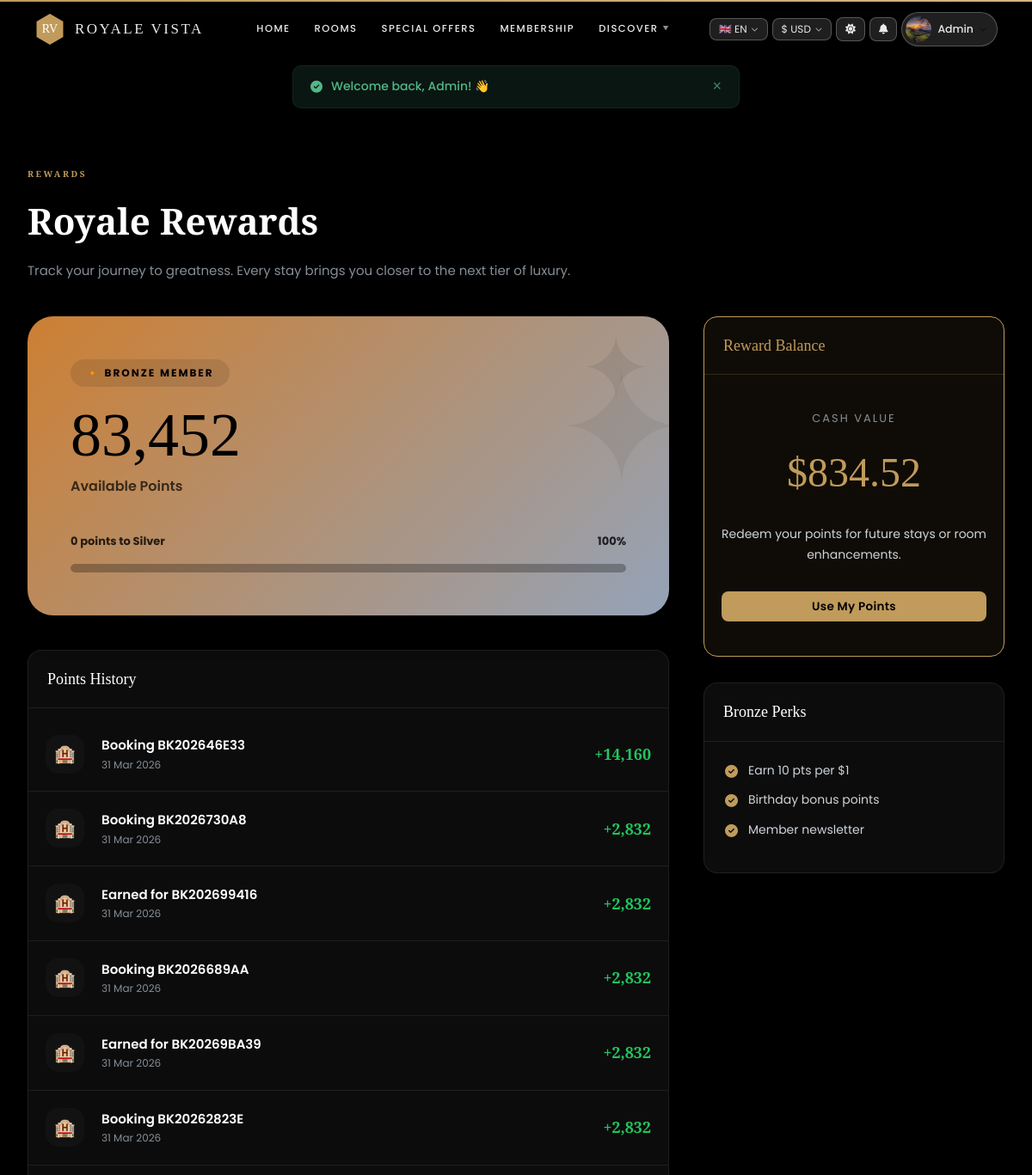
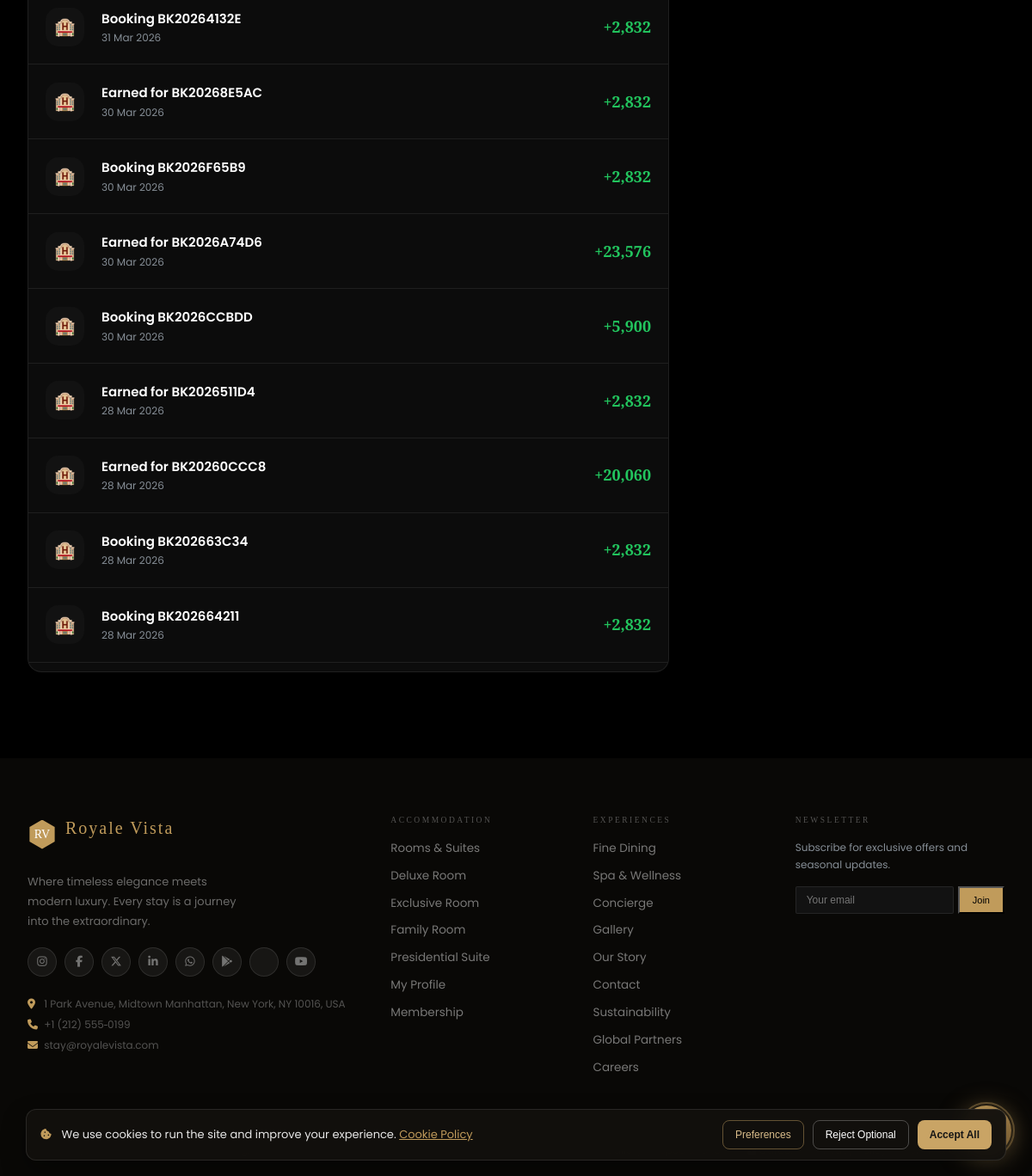
The page /loyalty.php (signed in) on the database its author committed (2 pictures, top to bottom).
### tables this page shows
CREATE TABLE IF NOT EXISTS `loyalty_points` (
  `id` int NOT NULL AUTO_INCREMENT,
  `user_id` int NOT NULL,
  `total_points` int DEFAULT '0',
  `lifetime_points` int DEFAULT '0',
  `tier` enum('bronze','silver','gold','platinum') DEFAULT 'bronze',
  `updated_at` timestamp NULL DEFAULT CURRENT_TIMESTAMP ON UPDATE CURRENT_TIMESTAMP,
  PRIMARY KEY (`id`),
  UNIQUE KEY `user_id` (`user_id`)
);

CREATE TABLE IF NOT EXISTS `loyalty_transactions` (
  `id` int NOT NULL AUTO_INCREMENT,
  `user_id` int NOT NULL,
  `booking_ref` varchar(30) DEFAULT NULL,
  `type` enum('earn','redeem','bonus','expire','admin') DEFAULT 'earn',
  `points` int NOT NULL,
  `balance_after` int NOT NULL,
  `description` varchar(200) DEFAULT NULL,
  `created_at` timestamp NULL DEFAULT CURRENT_TIMESTAMP,
  PRIMARY KEY (`id`),
  KEY `user_id` (`user_id`)
);

### loyalty.php (the view, shortened to what this page needs)
<?php
require_once __DIR__ . '/includes/config.php';
require_once __DIR__ . '/includes/db.php';
$uid = (int)$_SESSION['user_id'];
$pdo->prepare("INSERT IGNORE INTO loyalty_points (user_id,total_points,lifetime_points,tier) VALUES (?,0,0,'bronze')")->execute([$uid]);
$lp = $pdo->prepare("SELECT * FROM loyalty_points WHERE user_id=?");
$lp->execute([$uid]);
$loyalty = $lp->fetch();
$transactions = $pdo->prepare("SELECT * FROM loyalty_transactions WHERE user_id=? ORDER BY created_at DESC LIMIT 30");
$transactions->execute([$uid]);
$txs = $transactions->fetchAll();
$balance  = (int)($loyalty['total_points'] ?? 0);
$lifetime = (int)($loyalty['lifetime_points'] ?? 0);
$tiers = [
    'bronze'   => ['name'=>'Bronze',   'min'=>0,     'max'=>1999,  'color'=>'#cd7f32','emoji'=>'🔸','mult'=>'1x', 'perks'=>['Earn 10 pts per $1','Birthday bonus points','Member newsletter']],
    'silver'   => ['name'=>'Silver',   'min'=>2000,  'max'=>4999,  'color'=>'#94a3b8','emoji'=>'🥉','mult'=>'1.2x','perks'=>['Earn 12 pts per $1','Free room upgrade request','Early check-in (noon)']],
    'gold'     => ['name'=>'Gold',     'min'=>5000,  'max'=>9999,  'color'=>'#d4af37','emoji'=>'🥇','mult'=>'1.5x','perks'=>['Earn 15 pts per $1','Guaranteed room upgrade','Late check-out 2PM','Priority support']],
    'platinum' => ['name'=>'Platinum', 'min'=>10000, 'max'=>null,  'color'=>'#8b5cf6','emoji'=>'👑','mult'=>'2x', 'perks'=>['Earn 20 pts per $1','Complimentary breakfast daily','Late check-out 4PM','Airport limousine pickup','Dedicated concierge']],
];
$currentTier = $loyalty['tier'] ?? 'bronze';
$tierInfo = $tiers[$currentTier] ?? $tiers['bronze'];
$nextTierKey = ['bronze'=>'silver', 'silver'=>'gold', 'gold'=>'platinum'][$currentTier] ?? null;
$nextTier    = $nextTierKey ? $tiers[$nextTierKey] : null;
$progressPct = 0;
if ($nextTier) {
    $range = $nextTier['min'] - $tierInfo['min'];
    $done  = max(0, $lifetime - $tierInfo['min']);
    $progressPct = min(100, round($done / max($range,1) * 100));
}
$ptsToNext = $nextTier ? max(0, $nextTier['min'] - $lifetime) : 0;
require __DIR__ . '/header.php';
?>
<div class="loyalty-page" style="padding-top:120px; padding-bottom:100px;">
  <div class="container">
    <div class="section-label">Rewards</div>
    <h1 style="font-family:var(--serif);font-size:42px;margin-bottom:10px">Royale Rewards</h1>
    <p style="color:var(--muted); margin-bottom:40px;">Track your journey to greatness. Every stay brings you closer to the next tier of luxury.</p>
    <div class="loyalty-grid" style="display:grid; grid-template-columns: 1fr 350px; gap:40px; align-items:start;">
      <div>
        <div class="tier-card" style="--tier-from:<?= $tierInfo['color'] ?>;--tier-to:<?= $nextTier?$nextTier['color']:$tierInfo['color'] ?>; background:linear-gradient(135deg, var(--tier-from), var(--tier-to)); padding:50px; border-radius:30px; color:#000; position:relative; overflow:hidden; box-shadow:0 15px 45px rgba(0,0,0,0.1);">
          <div style="position:absolute; right:-20px; top:-20px; font-size:180px; opacity:0.05; font-family:var(--serif);">✦</div>
          <div class="tier-badge" style="background:rgba(0,0,0,0.1); display:inline-block; padding:6px 18px; border-radius:30px; font-size:12px; font-weight:700; letter-spacing:2px; text-transform:uppercase; margin-bottom:20px;"><?= $tierInfo['emoji'] ?> <?= $tierInfo['name'] ?> MEMBER</div>
          <div class="points-big" style="font-family:var(--serif); font-size:72px; font-weight:400; line-height:1;"><?= number_format($balance) ?></div>
          <div style="font-size:16px; font-weight:600; opacity:0.7; margin-top:10px;">Available Points</div>
          <?php if ($nextTier): ?>
          <div style="margin-top:40px;">
            <div style="display:flex; justify-content:space-between; font-size:13px; font-weight:700; opacity:0.8; margin-bottom:10px;">
              <span><?= number_format($ptsToNext) ?> points to <?= $nextTier['name'] ?></span>
              <span><?= $progressPct ?>%</span>
            </div>
            <div class="progress-wrap" style="height:10px; background:rgba(0,0,0,0.1); border-radius:5px; overflow:hidden;">
              <div class="progress-fill" style="width:<?= $progressPct ?>%; height:100%; background:rgba(0,0,0,0.2); transition:width 1s ease;"></div>
            </div>
          </div>
          <?php endif; ?>
        </div>
        <div class="card" style="margin-top:40px;">
          <div class="card-header"><div class="card-title">Points History</div></div>
          <div style="padding:10px 0;">
            <?php if (empty($txs)): ?>
            <div style="text-align:center;padding:50px;color:var(--muted)">No transactions recorded yet</div>
            <?php else: ?>
            <?php foreach ($txs as $tx):
              $isPos = $tx['points'] > 0;
            ?>
            <div class="tx-item" style="display:flex; align-items:center; justify-content:space-between; padding:20px; border-bottom:1px solid var(--bdr2);">
              <div style="display:flex; align-items:center; gap:20px;">
                <div style="width:45px; height:45px; border-radius:15px; background:var(--card2); display:flex; align-items:center; justify-content:center; font-size:20px;">
                  <?= ['earn'=>'🏨','bonus'=>'🌟','redeem'=>'💸'][$tx['type']] ?? '✨' ?>
                </div>
                <div>
                  <div style="font-weight:600; font-size:15px;"><?= htmlspecialchars($tx['description'] ?? ucfirst($tx['type'])) ?></div>
                  <div style="font-size:12px; color:var(--muted)"><?= date('d M Y', strtotime($tx['created_at'])) ?></div>
                </div>
              </div>
              <div style="font-family:var(--serif); font-size:18px; font-weight:700; color:<?= $isPos?'#22c55e':'#ef4444' ?>;">
                <?= $isPos?'+':'' ?><?= number_format($tx['points']) ?>
              </div>
            </div>
            <?php endforeach; ?>
            <?php endif; ?>
          </div>
        </div>
      </div>
      <div>
        <div class="card" style="margin-bottom:30px; border-color:var(--gold); background:var(--gold-dim);">
          <div class="card-header" style="border-bottom-color:rgba(192,155,91,0.2);"><div class="card-title" style="color:var(--gold)">Reward Balance</div></div>
          <div class="card-body" style="text-align:center; padding:40px 20px;">
            <div style="font-size:13px; color:var(--muted); text-transform:uppercase; letter-spacing:2px; margin-bottom:10px;">CASH VALUE</div>
            <div style="font-family:var(--serif); font-size:48px; color:var(--gold);">$<?= number_format($balance/100, 2) ?></div>
            <p style="font-size:14px; color:var(--text2); margin:20px 0 30px;">Redeem your points for future stays or room enhancements.</p>
            <a href="<?= $B ?>/rooms.php" class="btn btn-gold btn-block">Use My Points</a>
          </div>
        </div>
        <div class="card">
          <div class="card-header"><div class="card-title"><?= $tierInfo['name'] ?> Perks</div></div>
          <div class="card-body">
            <?php foreach ($tierInfo['perks'] as $perk): ?>
            <div style="display:flex; gap:12px; margin-bottom:15px; align-items:flex-start;">
              <i class="fas fa-check-circle" style="color:var(--gold); margin-top:3px;"></i>
              <span style="font-size:14px; color:var(--text2); line-height:1.4;"><?= $perk ?></span>
            </div>
            <?php endforeach; ?>
          </div>
        </div>
      </div>
    </div>
  </div>
</div>
<?php require __DIR__ . '/footer.php'; ?>

### css/animations.css (style rules this page uses)
body { animation: bodyFadeIn .4s ease; }
.btn-gold { transition: all .25s cubic-bezier(.34,1.56,.64,1); }

### loyalty.php (style rules this page uses)
.tier-card { background: linear-gradient(135deg, var(--tier-from), var(--tier-to)); border-radius: 30px; padding: 50px; position: relative; overflow: hidden; color: #000; margin-bottom: 40px; box-shadow: 0 15px 45px rgba(0,0,0,0.1); }
.tier-card::before { content: '✦'; position: absolute; right: 20px; top: 10px; font-size: 100px; opacity: .07; line-height: 1; }
.tier-badge { display: inline-flex; align-items: center; gap: 8px; background: rgba(0,0,0,.1); padding: 5px 16px; border-radius: 20px; font-size: 11px; font-weight: 700; letter-spacing: 1.5px; text-transform: uppercase; }
.points-big { font-family: var(--serif); font-size: 56px; font-weight: 400; line-height: 1; }
.progress-wrap { background: rgba(0,0,0,.1); border-radius: 6px; height: 6px; overflow: hidden; margin-top: 14px; }
.progress-fill { height: 100%; border-radius: 6px; background: rgba(0,0,0,.3); transition: width 1s ease; }
.tx-item { display: flex; align-items: center; gap: 14px; padding: 14px 20px; border-bottom: 1px solid var(--bdr2); }

### footer.php (style rules this page uses)
body { top: 0 !important; }

### rows shown on the page
loyalty_points: tier "🔸", tier "BRONZE", total_points "83,452", ptsToNext "0", tier "Silver", progressPct "100", $balance/100 "834.52", tier "Bronze", tier "Earn 10 pts per $1", tier "Birthday bonus points", tier "Member newsletter"
loyalty_transactions: type "🏨", description "Booking BK202646E33", created_at "31 Mar 2026", points "14,160"
loyalty_transactions: type "🏨", description "Booking BK2026730A8", created_at "31 Mar 2026", points "2,832"
loyalty_transactions: type "🏨", description "Earned for BK202699416", created_at "31 Mar 2026", points "2,832"
loyalty_transactions: type "🏨", description "Booking BK2026689AA", created_at "31 Mar 2026", points "2,832"
loyalty_transactions: type "🏨", description "Earned for BK20269BA39", created_at "31 Mar 2026", points "2,832"
loyalty_transactions: type "🏨", description "Booking BK20262823E", created_at "31 Mar 2026", points "2,832"
loyalty_transactions: type "🏨", description "Booking BK20264132E", created_at "31 Mar 2026", points "2,832"
loyalty_transactions: type "🏨", description "Earned for BK20268E5AC", created_at "30 Mar 2026", points "2,832"
loyalty_transactions: type "🏨", description "Booking BK2026F65B9", created_at "30 Mar 2026", points "2,832"
loyalty_transactions: type "🏨", description "Earned for BK2026A74D6", created_at "30 Mar 2026", points "23,576"
loyalty_transactions: type "🏨", description "Booking BK2026CCBDD", created_at "30 Mar 2026", points "5,900"
loyalty_transactions: type "🏨", description "Earned for BK2026511D4", created_at "28 Mar 2026", points "2,832"
loyalty_transactions: type "🏨", description "Earned for BK20260CCC8", created_at "28 Mar 2026", points "20,060"
loyalty_transactions: type "🏨", description "Booking BK202663C34", created_at "28 Mar 2026", points "2,832"
loyalty_transactions: type "🏨", description "Booking BK202664211", created_at "28 Mar 2026", points "2,832"

### other values the page prints
$flash['msg'] "Welcome back, Admin! 👋"
t('home','Home') "HOME"
t('rooms','Rooms & Suites') "ROOMS"
t('offers','Offers') "SPECIAL OFFERS"
t('membership','Membership') "MEMBERSHIP"
t('discover','Discover') "DISCOVER"
LANGUAGES[$lang_]['flag'] "🇬🇧"
$lang_ "EN"
CURRENCIES[$curr]['symbol'] "$"
$curr "USD"
explode(' ',$userName?:'Account')[0] "Admin"
